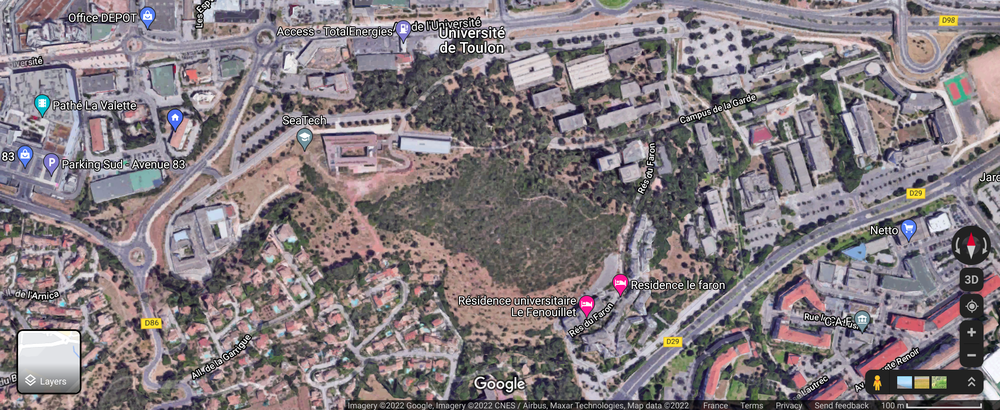
#> input picture map.png, 1000 x 410 px, shrunk from 2432 x 996 before the run
$ python try1.py   (older library calls are emulated)
#> lines starting #> are read from the running program, lines starting #| are printed output that depends on the picture
### get_points_from_map.py
import math

import matplotlib.pyplot as plt
def get_points_from_map():
    class AnnoteFinder(object):

        """callback for matplotlib to display an annotation when points are
        clicked on.  The point which is closest to the click and within
        xtol and ytol is identified.

        Register this function like this:

        scatter(xdata, ydata)
        af = AnnoteFinder(xdata, ydata, annotes)
        connect('button_press_event', af)
        """

        def __init__(self, xdata, ydata, annotes, ax=None, xtol=None, ytol=None):
            self.data = list(zip(xdata, ydata, annotes))
            if xtol is None:
                xtol = ((max(xdata) - min(xdata))/float(len(xdata)))/2
            if ytol is None:
                ytol = ((max(ydata) - min(ydata))/float(len(ydata)))/2
            self.xtol = xtol
            self.ytol = ytol
            if ax is None:
                self.ax = plt.gca()
            else:
                self.ax = ax
            self.drawnAnnotations = {}
            self.links = []
            self.points=[]

        # [51 lines left out: functions distance, __call__, drawAnnote, drawSpecificAnnote, not called in this run]
        def get_points(self):
            return self.points
    x = range(10)
    y = range(10)
    annotes = ['a', 'b', 'c', 'd', 'e', 'f', 'g', 'h', 'i', 'j']
    fig, ax = plt.subplots()
    #ax.scatter(x,y)

    af =  AnnoteFinder(x,y, annotes, ax=ax)
    fig.canvas.mpl_connect('button_press_event', af)

    import numpy as np
    import matplotlib.image as mpimg
    import scipy.misc
    from scipy import ndimage
    im = mpimg.imread("map.png")
#> im is the input picture: shape (410, 1000, 3) float32; mean R, G, B 0.514, 0.479, 0.496
    rotated_img = ndimage.rotate(im, -180)
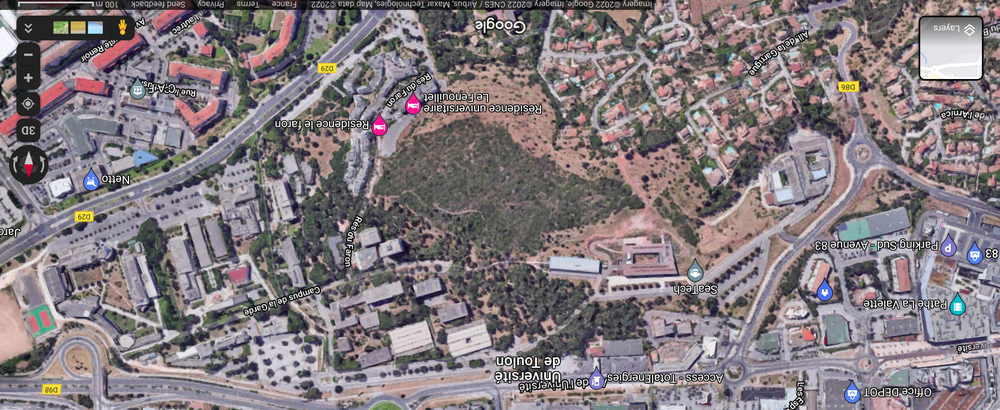
#> rotated_img: shape (410, 1000, 3) float32; mean R, G, B 0.514, 0.479, 0.496; drawn with min black and max white
    plt.imshow(np.flipud(plt.imread('map.png')), origin='lower')


    plt.show()
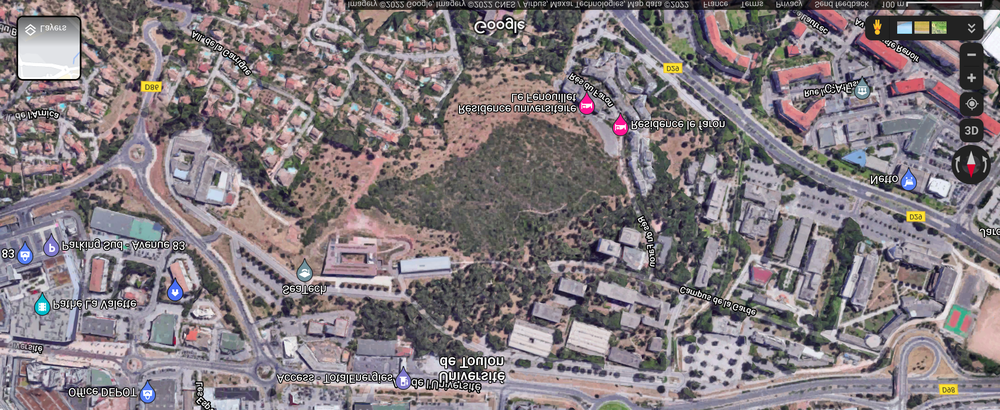
#> shown: shape (410, 1000, 3) float32; mean R, G, B 0.514, 0.479, 0.496
    points=af.get_points()
    return points

### try1.py
from get_points_from_map import get_points_from_map

import matplotlib.pyplot as plt
import matplotlib.image as mpimg


def convert_points2GPS(xp,yp,xlGPS,ylGPS,xuGPS,yuGPS):
    im =mpimg.imread("map.png")
    # <class 'numpy.ndarray'>
    xl=0
    yl=0
    xu=im.shape[1]
    yu=im.shape[0]
    xMapped=((xp-xl)*(xuGPS-xlGPS))/(xu-xl)+xlGPS
    yMapped=((yp-yl)*(yuGPS-ylGPS))/(yu-yl)+ylGPS
    return xMapped,yMapped
points=get_points_from_map()
#> (the run stopped early here; a loop or call above may not have finished)
